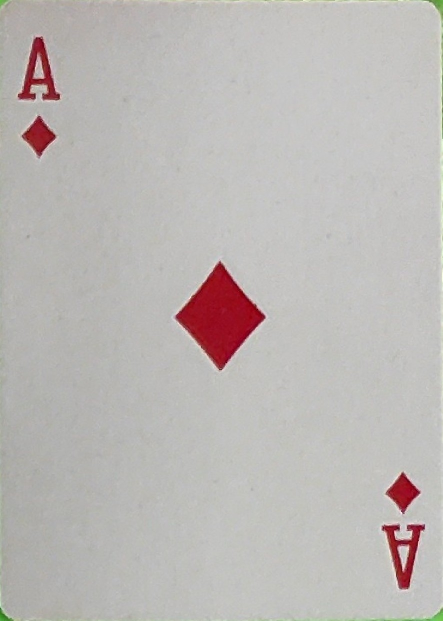
#> input picture dataset/1 diamonds.jpg, 885 x 1241 px, given in place of the camera (shown at 1/2 size)
$ jupyter execute --allow-errors greenscreen.ipynb
#> lines starting #> are read from the running program, lines starting #| are printed output that depends on the picture; after the words box and inside, x2 and y2 are one past the last pixel; in counts of white or black regions, pixels touching at a corner belong together
#> slider 'Hue Min' is set to 35
#> slider 'Sat Min' is set to 51
#> slider 'Val Min' is set to 51
#> further down, cam is the input picture: shape (1241, 885, 3); mean B, G, R 181.4, 183.9, 188.1
### stackImages.py
import cv2
import numpy as np

def stackImages(scale: float, imgArray: tuple[list[np.ndarray], ...]) -> np.ndarray:
    rows = len(imgArray)
    cols = len(imgArray[0])
    rowsAvailable = isinstance(imgArray[0], list)
    width = imgArray[0][0].shape[1]
    height = imgArray[0][0].shape[0]
    if rowsAvailable:
        for x in range ( 0, rows):
            for y in range(0, cols):
                if imgArray[x][y].shape[:2] == imgArray[0][0].shape [:2]:
                    imgArray[x][y] = cv2.resize(imgArray[x][y], (0, 0), None, scale, scale)
                else:
                    imgArray[x][y] = cv2.resize(imgArray[x][y], (imgArray[0][0].shape[1], imgArray[0][0].shape[0]), None, scale, scale)
                if len(imgArray[x][y].shape) == 2: imgArray[x][y]= cv2.cvtColor( imgArray[x][y], cv2.COLOR_GRAY2BGR)
        imageBlank = np.zeros((height, width, 3), np.uint8)
        hor = [imageBlank]*rows
        hor_con = [imageBlank]*rows
        for x in range(0, rows):
            hor[x] = np.hstack(imgArray[x])
        ver = np.vstack(hor)
    else:
        for x in range(0, rows):
            if imgArray[x].shape[:2] == imgArray[0].shape[:2]:
                imgArray[x] = cv2.resize(imgArray[x], (0, 0), None, scale, scale)
            else:
                imgArray[x] = cv2.resize(imgArray[x], (imgArray[0].shape[1], imgArray[0].shape[0]), None,scale, scale)
            if len(imgArray[x].shape) == 2: imgArray[x] = cv2.cvtColor(imgArray[x], cv2.COLOR_GRAY2BGR)
        hor= np.hstack(imgArray)
        ver = hor
    return ver

### greenscreen.ipynb
[cell 1]
import cv2
import numpy as np
from stackImages import stackImages

[cell 2]
def empty(a):
    pass

[cell 3]
def findEdgePoints(img):
    cnts, _ = cv2.findContours(img, cv2.RETR_EXTERNAL, cv2.CHAIN_APPROX_NONE)
    for cnt in cnts:
        area = cv2.contourArea(cnt)
        print("area: ",area)
        if area > 1000:
            peri = cv2.arcLength(cnt, True)
            approx = cv2.approxPolyDP(cnt, 0.03 * peri, True)
            print(approx.shape)
            print("approx: ", approx)
            cv2.drawContours(imgCnt, approx, -1, (255, 0, 0), 5)
            points = approx.reshape(approx.shape[0], 2).tolist()
            print("points: ", points)
            return points

[cell 4]
from numpy import ndarray


# [13 lines left out: function arrange_points, not called in this run]

[cell 5]
# [9 lines left out: function findSideLength, not called in this run]

[cell 6]
# [17 lines left out: function getWarp, not called in this run]

[cell 7]
def greenScreen(cam):
    imgHSV = cv2.cvtColor(cam, cv2.COLOR_BGR2HSV)
#> imgHSV: shape (1241, 885, 3); mean H, S, V 37.8, 12, 188.5
    h_min = cv2.getTrackbarPos("Hue Min", "TrackBars")
    h_max = cv2.getTrackbarPos("Hue Max", "TrackBars")
    s_min = cv2.getTrackbarPos("Sat Min", "TrackBars")
    s_max = cv2.getTrackbarPos("Sat Max", "TrackBars")
    v_min = cv2.getTrackbarPos("Val Min", "TrackBars")
    v_max = cv2.getTrackbarPos("Val Max", "TrackBars")
    lower = np.array([h_min, s_min, v_min])
    upper = np.array([h_max, s_max, v_max])
    mask = cv2.inRange(imgHSV, lower, upper)
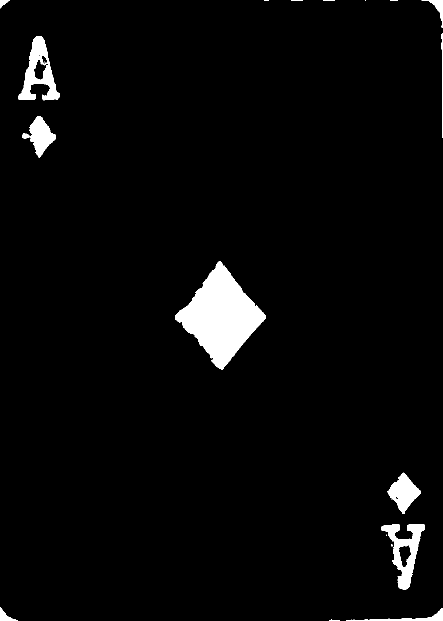
#> mask: shape (1241, 885) (shown at 1/2 size); 3.2% white; 24 white regions (8 under 20 px), largest, box (x1, y1, x2, y2) and area: (350, 522, 531, 740) 19355, (36, 72, 120, 201) 4399, (763, 1048, 850, 1179) 4344
    inverted_mask = cv2.bitwise_not(mask)
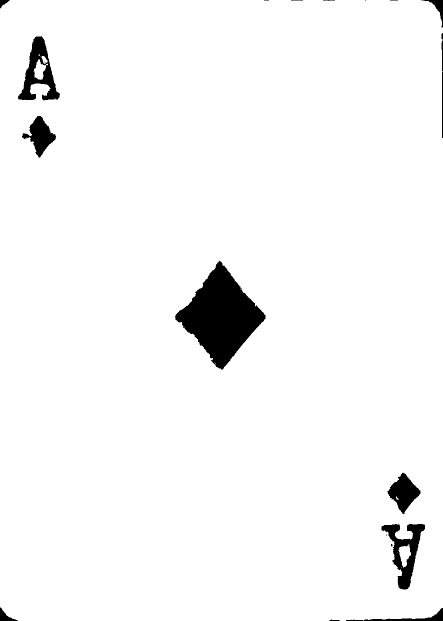
#> inverted_mask: shape (1241, 885) (shown at 1/2 size); 96.8% white; 24 black regions (8 under 20 px), largest, box (x1, y1, x2, y2) and area: (350, 522, 531, 740) 19355, (36, 72, 120, 201) 4399, (763, 1048, 850, 1179) 4344
    greenscreen = cv2.bitwise_and(cam, cam, mask=inverted_mask)
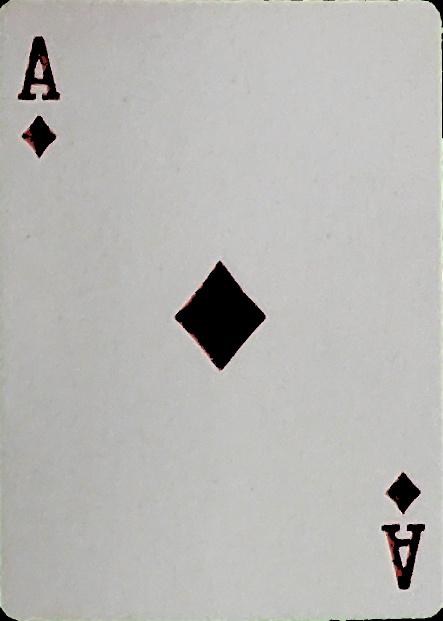
#> greenscreen: shape (1241, 885, 3) (shown at 1/2 size); mean B, G, R 179.8, 182.6, 183.4

    return greenscreen, mask

[cell 8]
def preProcessing(img):
    imgGray = cv2.cvtColor(img, cv2.COLOR_BGR2GRAY)
    imgBlur = cv2.GaussianBlur(imgGray, (5, 5), 1)
    imgCanny = cv2.Canny(imgBlur, 200, 200)
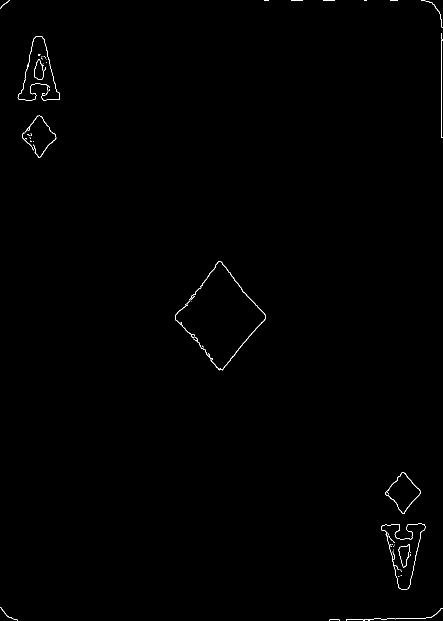
#> imgCanny: shape (1241, 885) (shown at 1/2 size); 0.33% white in thin lines or dots
    imgDilate = cv2.dilate(imgCanny, np.ones((5, 5)), iterations=3)
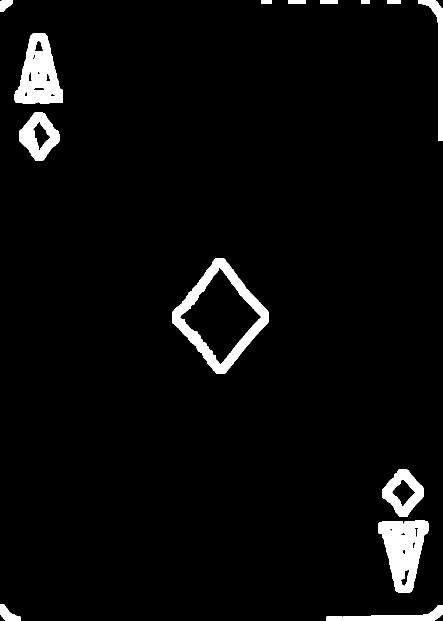
#> imgDilate: shape (1241, 885) (shown at 1/2 size); 4% white; 15 white regions, largest, box (x1, y1, x2, y2) and area: (344, 516, 538, 747) 10521, (757, 1041, 857, 1186) 8852, (29, 66, 126, 207) 8426
    imgErode = cv2.erode(imgDilate, np.ones((5, 5)), iterations=1)
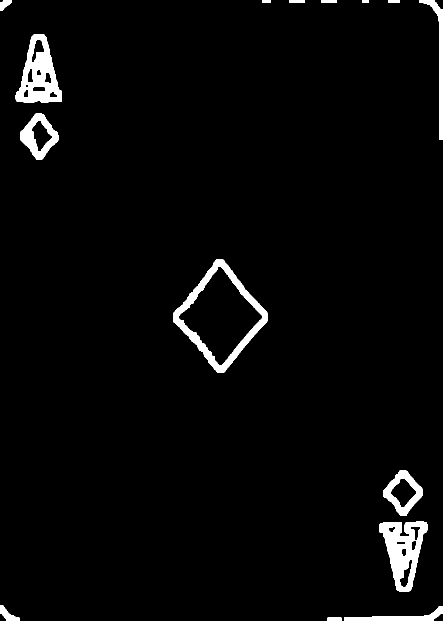
#> imgErode: shape (1241, 885) (shown at 1/2 size); 2.9% white; 15 white regions
    return imgErode

[cell 9]
cv2.namedWindow("TrackBars")
cv2.resizeWindow("TrackBars", 640, 240)
cv2.createTrackbar("Hue Min", "TrackBars", 0, 179, empty)
cv2.createTrackbar("Hue Max", "TrackBars", 179, 179, empty)
cv2.createTrackbar("Sat Min", "TrackBars", 0, 255, empty)
cv2.createTrackbar("Sat Max", "TrackBars", 255, 255, empty)
cv2.createTrackbar("Val Min", "TrackBars", 0, 255, empty)
cv2.createTrackbar("Val Max", "TrackBars", 255, 255, empty)

[cell 10]
cap = cv2.VideoCapture(1)


#> (the rest of this cell did not finish here and is left out)

#> in findEdgePoints, `cnts, _ = cv2.findContours(img, cv2.RETR_EXTERNAL, cv2.CHAIN_APPROX_NO..`: cnts = 15 contours; largest, box (x1, y1, x2, y2) and area: (346, 518, 536, 745) 23188, (759, 1043, 855, 1184) 7922, (31, 68, 124, 205) 7907, (40, 227, 117, 320) 4262, (767, 941, 846, 1032) 4224
#> the loop in findEdgePoints, `for cnt in cnts:` made 2 passes
#> (area, peri, points) on pass 2: (1553, 428.1, [[884, 1212], [847, 1232], [688, 1240], [867, 1240]])
#> area on pass 1: 135
#| area:  135.0
#| area:  1553.0
#| (4, 1, 2)
#| approx:  [[[ 884 1212]]
#|  [[ 847 1232]]
#|  [[ 688 1240]]
#|  [[ 867 1240]]]
#| points:  [[884, 1212], [847, 1232], [688, 1240], [867, 1240]]
#> `camEdge = findEdgePoints(preprocessing)`: camEdge = [[884, 1212], [847, 1232], [688, 1240], [867, 1240]]
    # warp = getWarp(cam, camEdge)
    cv2.imshow("Result", stackImages(0.3, ([cam, preprocessing], [greenscreen])))
    # cv2.imshow("WARP", warp)
    if cv2.waitKey(1) & 0xff == ord('q'):
        break

cv2.destroyAllWindows()

$ run again, on dataset/10 diamonds.jpg
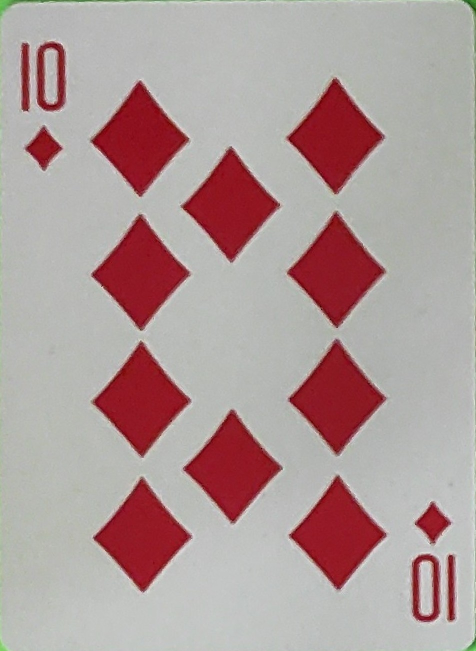
#> input picture dataset/10 diamonds.jpg, 952 x 1302 px, given in place of the camera (shown at 1/2 size)
#> cam is the input picture: shape (1302, 952, 3); mean B, G, R 153.6, 154.5, 175.4
#> imgHSV: shape (1302, 952, 3); mean H, S, V 69.7, 45.1, 177
#> in greenScreen, `mask = cv2.inRange(imgHSV, lower, upper)`:
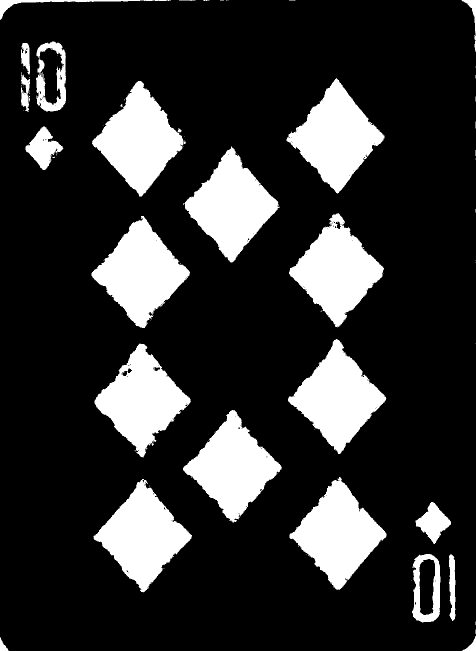
#> mask: shape (1302, 952) (shown at 1/2 size); 19.1% white; 88 white regions (66 under 20 px), largest, box (x1, y1, x2, y2) and area: (183, 432, 380, 656) 22140, (573, 156, 769, 387) 21879, (366, 293, 559, 525) 21810
#> imgCanny: shape (1302, 952); 1% white in thin lines or dots
#> imgDilate: shape (1302, 952); 12.8% white; 28 white regions, largest, box (x1, y1, x2, y2) and area: (35, 76, 139, 230) 13660, (817, 1101, 918, 1251) 12706, (175, 674, 388, 922) 12495
#> in preProcessing, `imgErode = cv2.erode(imgDilate, np.ones((5, 5)), iterations=1)`:
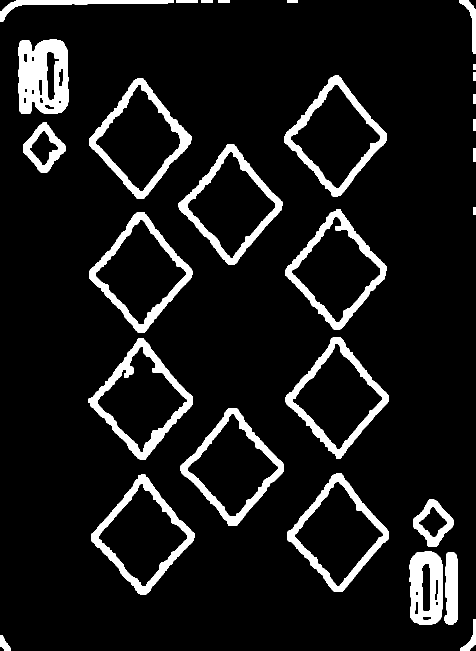
#> imgErode: shape (1302, 952) (shown at 1/2 size); 9.3% white; 29 white regions
#> cnts = 29 contours; largest, box (x1, y1, x2, y2) and area: (178, 424, 385, 666) 26434, (178, 157, 383, 398) 26274, (568, 151, 774, 393) 26170, (177, 676, 386, 920) 26164, (357, 289, 565, 529) 26023
#> the loop in findEdgePoints, `for cnt in cnts:` made 3 passes
#> (area, peri, points) on pass 3: (3135.5, 336.3, [[895, 1105], [889, 1241], [906, 1248], [914, 1117]])
#> (printed output is left out)
#> camEdge = [[895, 1105], [889, 1241], [906, 1248], [914, 1117]]

$ run again, on dataset/12 diamonds.jpg
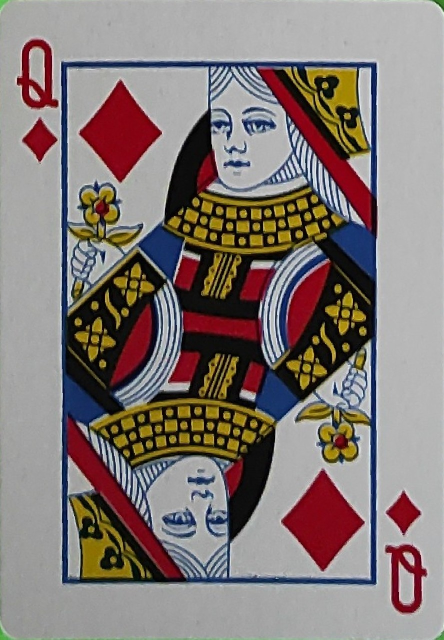
#> input picture dataset/12 diamonds.jpg, 888 x 1279 px, given in place of the camera (shown at 1/2 size)
#> cam is the input picture: shape (1279, 888, 3); mean B, G, R 118.9, 121.9, 132.8
#> imgHSV: shape (1279, 888, 3); mean H, S, V 59.3, 74.9, 139.1
#> in greenScreen, `mask = cv2.inRange(imgHSV, lower, upper)`:
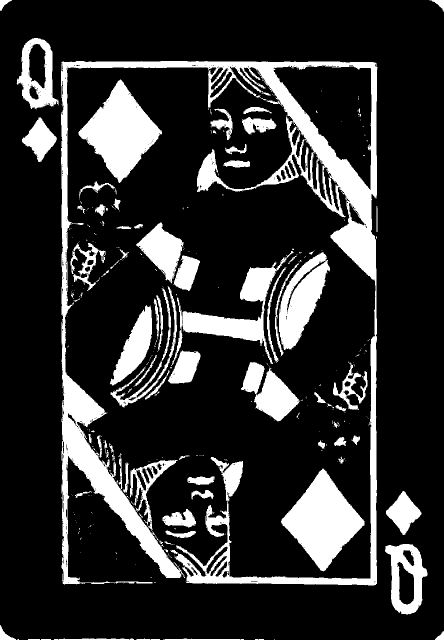
#> mask: shape (1279, 888) (shown at 1/2 size); 18.3% white; 391 white regions (307 under 20 px), largest, box (x1, y1, x2, y2) and area: (122, 122, 755, 1171) 89000, (562, 937, 729, 1143) 17250, (157, 159, 324, 366) 16769
#> imgCanny: shape (1279, 888); 4.4% white in thin lines or dots
#> imgDilate: shape (1279, 888); 40.9% white; 9 white regions, largest, box (x1, y1, x2, y2) and area: (27, 69, 762, 1178) 443917, (763, 1081, 861, 1235) 9934, (765, 975, 849, 1076) 4025
#> in preProcessing, `imgErode = cv2.erode(imgDilate, np.ones((5, 5)), iterations=1)`:
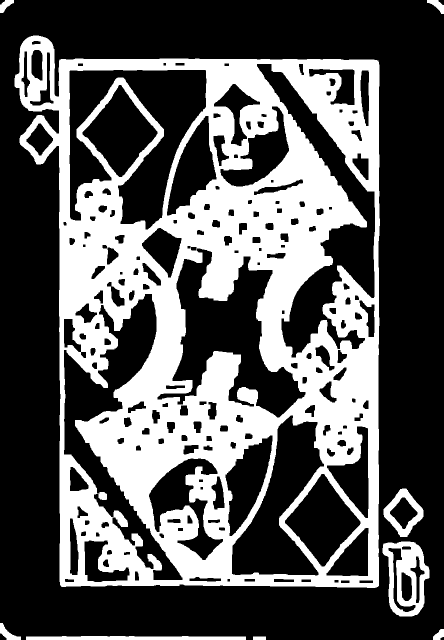
#> imgErode: shape (1279, 888) (shown at 1/2 size); 34.8% white; 9 white regions
#> cnts = 9 contours; largest, box (x1, y1, x2, y2) and area: (29, 71, 760, 1176) 686942, (765, 1083, 859, 1233) 10268, (767, 977, 847, 1074) 4558, (52, 1272, 492, 1279) 2312, (0, 1246, 42, 1279) 498
#> the loop in findEdgePoints, `for cnt in cnts:` made 2 passes
#> (area, peri, points) on pass 2: (2312, 892.1, [[52, 1273], [491, 1278]])
#> (printed output is left out)
#> camEdge = [[52, 1273], [491, 1278]]
